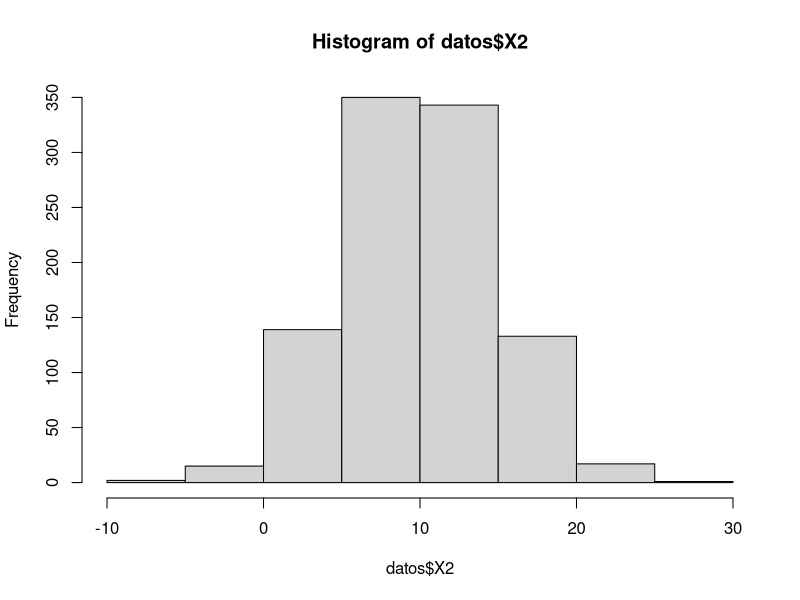
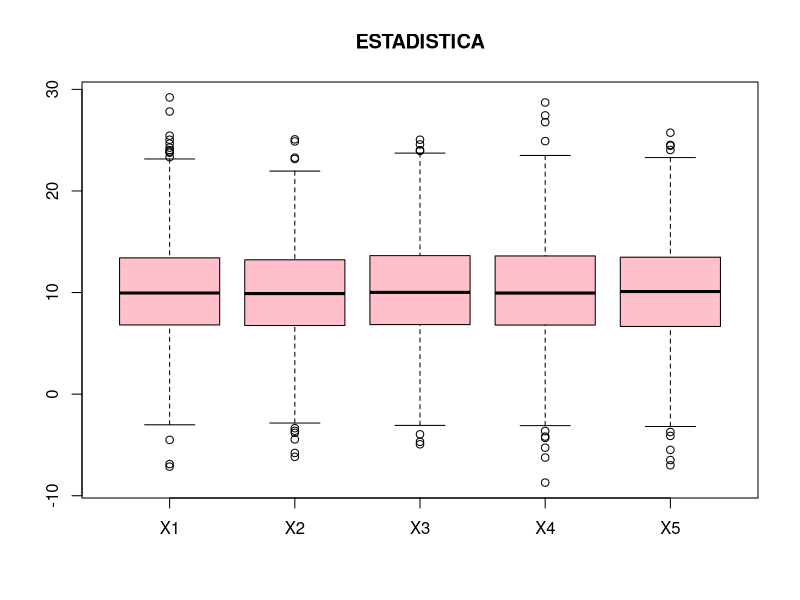
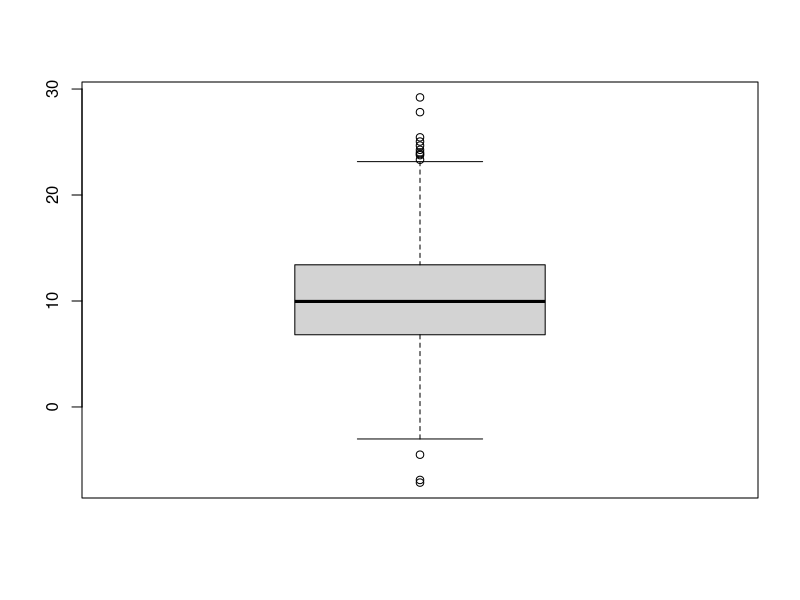

Write R code to recreate these figures, in order.
# IMPORTE DE LIBRERIAS
library(readxl)

# SETEAR O DIRECCIONAR A MI DIRECTORIO DE TRABAJO
repositorio_datos <- "RUTA DEL ARCHIVO EXCEL"

setwd(repositorio_datos)

# LEER DATOS
# sheet lee el nombre de la hoja de archivo excel
datos <- read_xlsx("datos_normales.xlsx", sheet = "Datos")

# ESTADISTICA TOTAL DATOS
summary(datos)

# PARTE DE LOS DATOS
summary(datos$X3)

str(datos)

# SIMETRIA DE LOS DATOS
  hist(datos$X2)

# DIAGRAMA DE CAJAS Y BIGOTES GENERAL
boxplot(datos,main="ESTADISTICA", col = "pink", horizontal =FALSE)

# DIAGRAMA DE CAJAS Y BIGOTES PARTE
boxplot(datos$X1)
